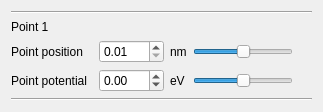
<?xml version="1.0" encoding="UTF-8"?>
<ui version="4.0">
 <class>breaking_point</class>
 <widget class="QWidget" name="breaking_point">
  <property name="geometry">
   <rect>
    <x>0</x>
    <y>0</y>
    <width>323</width>
    <height>110</height>
   </rect>
  </property>
  <property name="windowTitle">
   <string>Form</string>
  </property>
  <layout class="QGridLayout" name="gridLayout">
   <item row="2" column="3">
    <widget class="QLabel" name="label_3">
     <property name="text">
      <string>nm</string>
     </property>
    </widget>
   </item>
   <item row="3" column="0">
    <widget class="QLabel" name="label_2">
     <property name="text">
      <string>Point potential</string>
     </property>
    </widget>
   </item>
   <item row="3" column="3">
    <widget class="QLabel" name="label_4">
     <property name="text">
      <string>eV</string>
     </property>
    </widget>
   </item>
   <item row="2" column="2">
    <widget class="QDoubleSpinBox" name="sb_point_position">
     <property name="minimumSize">
      <size>
       <width>65</width>
       <height>0</height>
      </size>
     </property>
     <property name="minimum">
      <double>0.010000000000000</double>
     </property>
    </widget>
   </item>
   <item row="2" column="0">
    <widget class="QLabel" name="label">
     <property name="text">
      <string>Point position</string>
     </property>
    </widget>
   </item>
   <item row="3" column="2">
    <widget class="QDoubleSpinBox" name="sb_point_potential">
     <property name="minimumSize">
      <size>
       <width>65</width>
       <height>0</height>
      </size>
     </property>
     <property name="minimum">
      <double>-99.989999999999995</double>
     </property>
    </widget>
   </item>
   <item row="0" column="0" colspan="6">
    <widget class="Line" name="line">
     <property name="orientation">
      <enum>Qt::Horizontal</enum>
     </property>
    </widget>
   </item>
   <item row="4" column="0" colspan="6">
    <widget class="Line" name="line_2">
     <property name="orientation">
      <enum>Qt::Horizontal</enum>
     </property>
    </widget>
   </item>
   <item row="2" column="4">
    <widget class="QSlider" name="sl_point_position">
     <property name="maximum">
      <number>100</number>
     </property>
     <property name="value">
      <number>50</number>
     </property>
     <property name="orientation">
      <enum>Qt::Horizontal</enum>
     </property>
    </widget>
   </item>
   <item row="3" column="5">
    <spacer name="horizontalSpacer">
     <property name="orientation">
      <enum>Qt::Horizontal</enum>
     </property>
     <property name="sizeHint" stdset="0">
      <size>
       <width>172</width>
       <height>18</height>
      </size>
     </property>
    </spacer>
   </item>
   <item row="3" column="4">
    <widget class="QSlider" name="sl_point_potential">
     <property name="minimumSize">
      <size>
       <width>100</width>
       <height>0</height>
      </size>
     </property>
     <property name="maximum">
      <number>100</number>
     </property>
     <property name="value">
      <number>50</number>
     </property>
     <property name="orientation">
      <enum>Qt::Horizontal</enum>
     </property>
    </widget>
   </item>
   <item row="1" column="0">
    <widget class="QLabel" name="l_point_name">
     <property name="text">
      <string>Point 1</string>
     </property>
    </widget>
   </item>
  </layout>
 </widget>
 <resources/>
 <connections/>
</ui>
